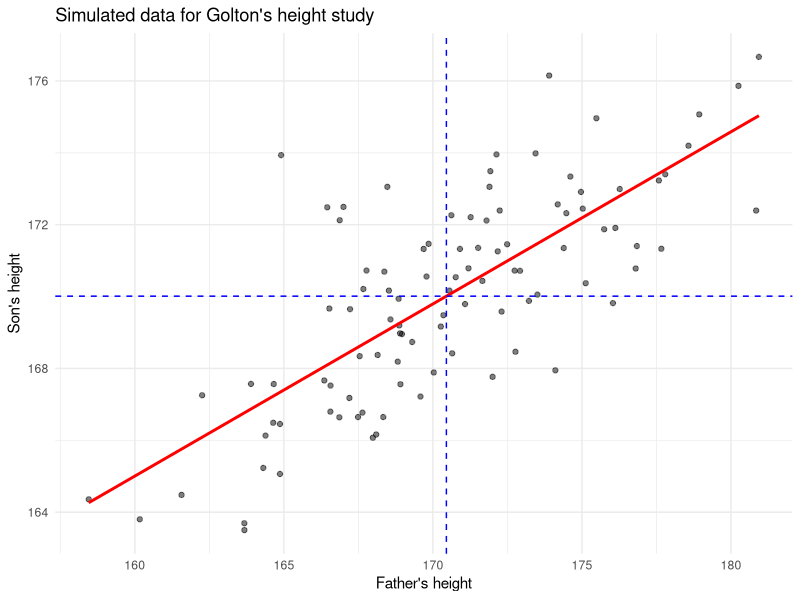
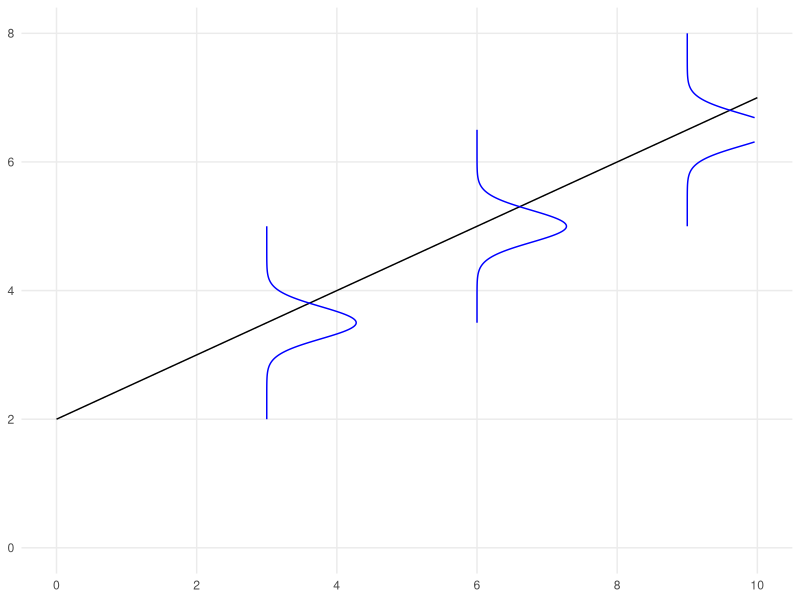
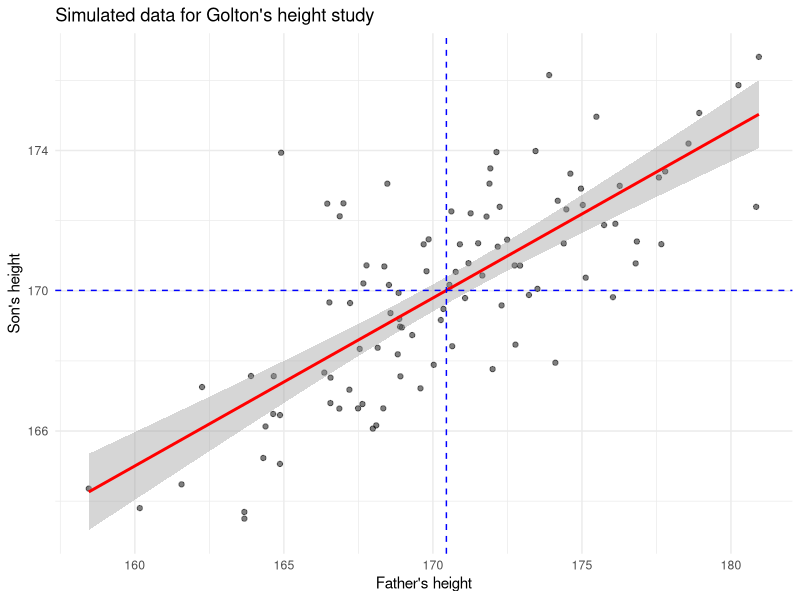

The R source for these figures, in order:
## ---- chunk 1
library(ggplot2)

# 가상의 골턴 데이터 생성
set.seed(123)
n <- 100
father_height <- rnorm(n, 170, 5)
son_height <- 0.5 * father_height + rnorm(n, 85, 2)

galton_data <- data.frame(father = father_height, son = son_height)
knitr::kable(cbind(index=1:10, round(galton_data[1:10,], 2)), format="markdown")
## ---- chunk 2
# 산점도 및 회귀선 그리기
ggplot(galton_data, aes(x = father, y = son)) +
  geom_point(alpha = 0.5) +
  geom_smooth(method = "lm", se = FALSE, color = "red") +
  geom_hline(yintercept = mean(son_height), linetype = "dashed", color = "blue") +
  geom_vline(xintercept = mean(father_height), linetype = "dashed", color = "blue") +
  labs(x = "Father's height", y = "Son's height", title = "Simulated data for Golton's height study") +
  theme_minimal()
## ---- chunk 3
# Create data frame for the straight line
line_data <- data.frame(x = c(0, 10), y = c(2, 7))  # y = 2 + 0.5x

# Function to create horizontal bell curve data
create_horizontal_bell_curve <- function(center_y, height, width) {
  y <- seq(center_y + 1.5, center_y - 1.5, length.out = 200)  # Reduced range for tighter curves
  x <- dnorm(y, mean = center_y, sd = width) * height + (center_y - 2) / 0.5  # Adjust x to match new line equation
  data.frame(x = x, y = y)
}

# Create horizontal bell curves at y = 3.5, 5, 6.5
bell1 <- create_horizontal_bell_curve(3.5, 0.8, 0.25)
bell2 <- create_horizontal_bell_curve(5, 0.8, 0.25)
bell3 <- create_horizontal_bell_curve(6.5, 0.8, 0.25)

# Create the plot
p <- ggplot() +
  geom_line(data = line_data, aes(x = x, y = y), color = "black") +
  geom_path(data = bell1, aes(x = x, y = y), color = "blue") +
  geom_path(data = bell2, aes(x = x, y = y), color = "blue") +
  geom_path(data = bell3, aes(x = x, y = y), color = "blue") +
  scale_x_continuous(breaks = seq(0, 10, by = 2), limits = c(0, 10)) +
  scale_y_continuous(breaks = seq(0, 8, by = 2), limits = c(0, 8)) +
  theme_minimal() +
  theme(axis.title = element_blank(),
        panel.grid.minor = element_blank()) +
   labs(x = "x", y = "y")

# Display the plot
print(p)
## ---- chunk 4
# 실습 목적으로 가상의 골턴 데이터 생성
set.seed(123)
n <- 100
father_height <- rnorm(n, 170, 5)
son_height <- 0.5 * father_height + rnorm(n, 85, 2)

# 모형 적합 및 결과 출력
model_galton <- lm(son ~ father, data = galton_data)
summary(model_galton)
## ---- chunk 5
# 산점도 및 회귀선 그리기
ggplot(galton_data, aes(x = father, y = son)) +
  geom_point(alpha = 0.5) +
  geom_smooth(method = "lm", se = TRUE, color = "red") +
  geom_hline(yintercept = mean(son_height), linetype = "dashed", color = "blue") +
  geom_vline(xintercept = mean(father_height), linetype = "dashed", color = "blue") +
  labs(x = "Father's height", y = "Son's height", title = "Simulated data for Golton's height study") +
  theme_minimal()
## ---- chunk 6
### 아래 값이 `summary` 결과의 `R-square`와 일치하는지 확인해 보라.
r = cor(galton_data$father, galton_data$son)
print(r^2)
